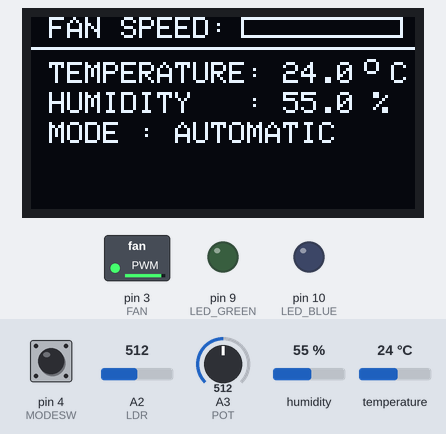
A sketch run on a simulated Arduino Uno, built with avr-gcc and run on an emulated ATmega328P. Shown: 128×64 one-colour display, switched loads named in the sketch (green lamp = pin HIGH), output pins drawn as LEDs (lit = HIGH). The inputs (shaded band) are chosen by the test bench; at power-on: pin 4 (MODESW) LOW, A3 (POT) = 512, A2 (LDR) = 512, humidity 55 %, temperature 24 °C. What the sketch prints to the serial monitor is not drawn.

Above: at 1.3 s.
1.4 s: pin 4 (MODESW) pulled HIGH for 0.65 s
At 3.3 s:
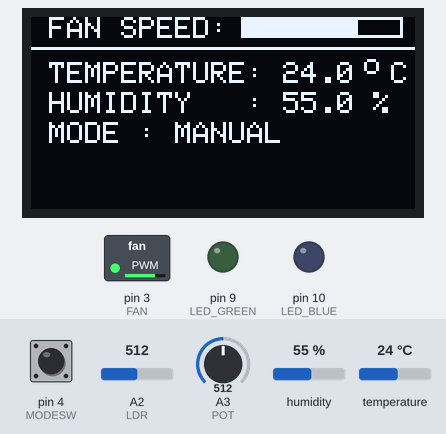
4.3 s: A3 (POT) set to 716
At 5.6 s:
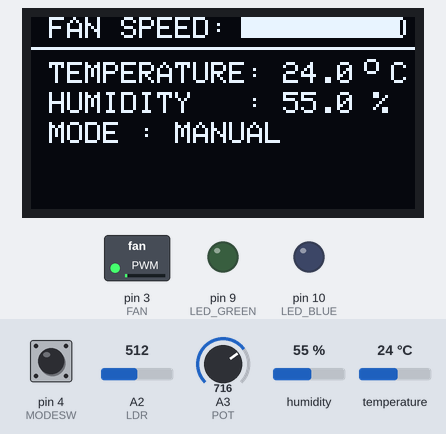
5.9 s: A3 (POT) set to 992
At 6.8 s:
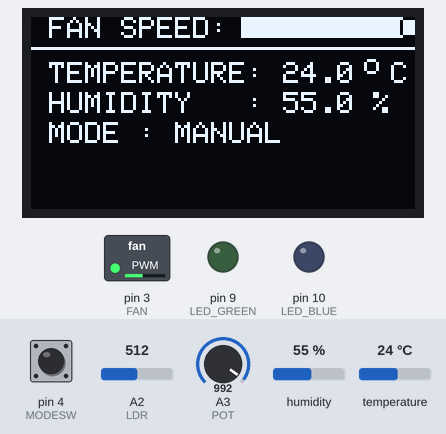
7.5 s: A2 (LDR) set to 318
9.0 s: A2 (LDR) set to 293
At 9.6 s:
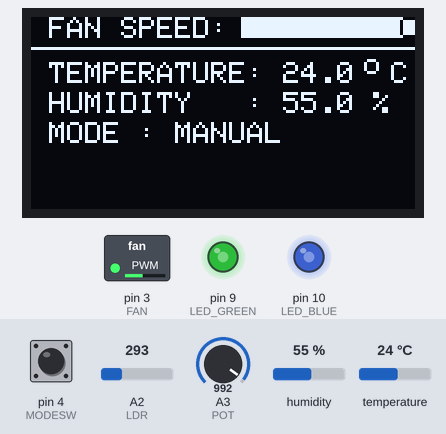
10.7 s: A3 (POT) set to 30
At 11.9 s:
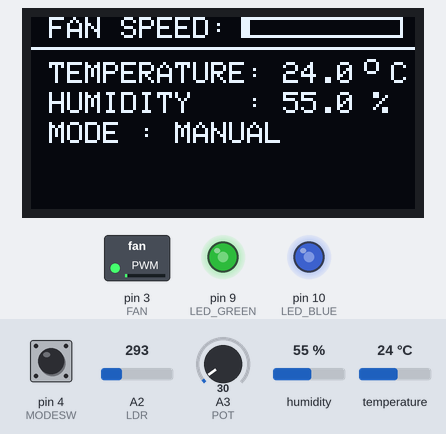
Timing chart, 0 to 13.3 s (numbered marks = the images above; inputs shaded):
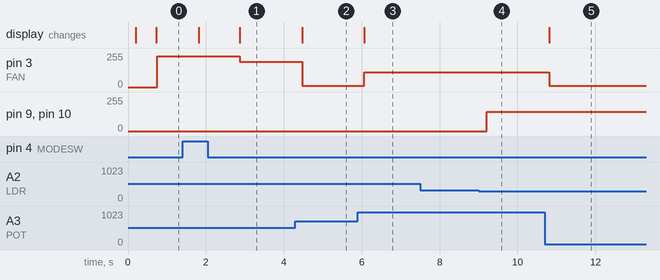

Measured:
- the behaviour switches between 301 and 300 on A2 (LDR) (found by bisection; images 3 and 4)
- after the input at 1.4 s, pin 3 (FAN): 231/255 → 190/255 after 1.5 s; the display: first changes after 0.42 s (image 1 shows a later state)
- after the input at 4.3 s, pin 3 (FAN): 190/255 → 9/255 after 0.17 s; the display: changes after 0.17 s (image 2)
- after the input at 5.9 s, pin 3 (FAN): 9/255 → 112/255 after 0.17 s; the display: changes after 0.17 s (image 3)
- after the input at 7.5 s, every drawn part: stays the same
- after the input at 9.0 s, pin 9 (LED_GREEN), pin 10 (LED_BLUE): 0/255 → 144/255 after 0.21 s
- after the input at 10.7 s, pin 3 (FAN): 112/255 → 11/255 after 0.11 s; the display: changes after 0.11 s (image 5)

The sketch:

FanSpeedController.ino
```cpp
/*
Temperature Range : 25 - 35 C
*/

#include <SPI.h>
#include <Wire.h>
#include <Adafruit_GFX.h>
#include <Adafruit_SSD1306.h>
#include <DHT11.h>

#define SCREEN_WIDTH 128
#define SCREEN_HEIGHT 64

#define OLED_RESET     -1
#define SCREEN_ADDRESS 0x3C

#define POT A3
#define LDR A2
#define FAN 3
#define DHT 2
#define MODESW 4
#define LED_BLUE 10
#define LED_GREEN 9

class DisplayControl {
  public:
    void printText(char*, int, int);
    void printDegree(int, int);
    void printLevel(int);
    void printDHTData(int, int);
    void changeMode(bool);
    void init();
};

Adafruit_SSD1306 display(SCREEN_WIDTH, SCREEN_HEIGHT, &Wire, OLED_RESET);
DHT11 dht11(DHT);
DisplayControl oled;

int temperature_reading = 0, humidity_reading = 0, previous_temp = 0, previous_humidity = 0;
float light_intensity = 0;
bool state = true;

void setup() {
  Serial.begin(9600);
  if(!display.begin(SSD1306_SWITCHCAPVCC, SCREEN_ADDRESS)) {
    Serial.println(F("SSD1306 allocation failed"));
    for(;;);
  }

  pinMode(POT, INPUT);
  pinMode(LDR, INPUT);
  pinMode(FAN, OUTPUT);
  pinMode(MODESW, INPUT);
  pinMode(LED_BLUE, OUTPUT);
  pinMode(LED_GREEN, OUTPUT);

  oled.init();
}

void loop() {
  if(digitalRead(MODESW) == 1) {
    state = !state;
    oled.changeMode(state);
    oled.printLevel(0);
    delay(1000);
  }

  light_intensity = analogRead(LDR);
  if(light_intensity > 300) {
    analogWrite(LED_GREEN, 0);
    analogWrite(LED_BLUE, 0);
  } else {
    analogWrite(LED_GREEN, int(calculatePerNum(675 - light_intensity, 675, 255)));
    analogWrite(LED_BLUE, int(calculatePerNum(675 - light_intensity, 675, 255)));
  }

  if(!state){
    oled.printLevel(int(calculatePerNum(analogRead(POT), 685, 52)));
    analogWrite(FAN, int(calculatePerNum(analogRead(POT), 687, 255)));
    Serial.println(analogRead(POT));
  }

  int result = dht11.readTemperatureHumidity(temperature_reading, humidity_reading);

  if (result == 0 && (previous_temp != temperature_reading || previous_humidity != humidity_reading)) {
    oled.printDHTData(temperature_reading, humidity_reading);
    if(state) {
      oled.printLevel(int(calculatePerNum(temperature_reading - 25, 10, 52))); //minTemp = 25, maxTemp: 35 (25 - 25: 10), default
      analogWrite(FAN, int(calculatePerNum(temperature_reading - 25, 10, 255)));
    }
    previous_humidity = humidity_reading;
    previous_temp = temperature_reading;
  } else if(result != 0) {
      Serial.println(DHT11::getErrorString(result));
  }
}

float calculatePerNum(int what, int per, int of){
  float temp = what;
  temp /= per;
  temp = temp * of;
  return temp;
}

void DisplayControl::printText(char* text, int x, int y) {

  display.setTextSize(1);      // Normal 1:1 pixel scale
  display.setTextColor(SSD1306_WHITE); // Draw white text
  display.setCursor(x, y);     // Start at top-left corner
  display.cp437(true);         // Use full 256 char 'Code Page 437' font

  display.write(' ');
  for(int i = 0; i < strlen(text); i++){
    display.write(text[i]);
  }

  display.display();
}

void DisplayControl::printDegree(int x, int y) {
  display.drawCircle(x, y, 2, SSD1306_WHITE);
  display.display();
}

void DisplayControl::printLevel(int level){
  static int prevlevel = level;
  if(prevlevel == level){
    return;
  }
  display.fillRect(71, 1, prevlevel, 5, SSD1306_INVERSE);
  display.fillRect(71, 1, level, 5, SSD1306_INVERSE);
  display.display();
  prevlevel = level;
}

void DisplayControl::init(){
  display.clearDisplay();
  oled.printText("FAN SPEED:", 0, 0);
  display.drawRect(70, 0, 54, 7, SSD1306_WHITE);
  display.drawLine(0, 10, 128, 10, SSD1306_WHITE);
  oled.printText("TEMPERATURE:   .0  C", 0, 15);
  oled.printDegree(113, 16);
  oled.printText("HUMIDITY   :   .0 %", 0, 25);
  oled.printText("MODE : AUTOMATIC", 0, 35);
  oled.printLevel(0);
}

void DisplayControl::printDHTData(int temperature, int humidity){
  display.fillRect(83, 15, 12, 20, SSD1306_BLACK);
  display.setTextColor(SSD1306_WHITE);
  display.setCursor(90, 15);
  display.write((char)((temperature % 10) + 48));
  temperature /= 10;
  display.setCursor(84, 15);
  display.write((char)((temperature % 10) + 48));
  display.setCursor(90, 25);
  display.write((char)((humidity % 10) + 48));
  humidity /= 10;
  display.setCursor(84, 25);
  display.write((char)((humidity % 10) + 48));
  display.display();
}

void DisplayControl::changeMode(bool state){
  display.fillRect(40, 35, 80, 20, SSD1306_BLACK);
  if(state){
    oled.printText("AUTOMATIC", 42, 35);
  } else {
    oled.printText("MANUAL", 42, 35);
  }
}
```
